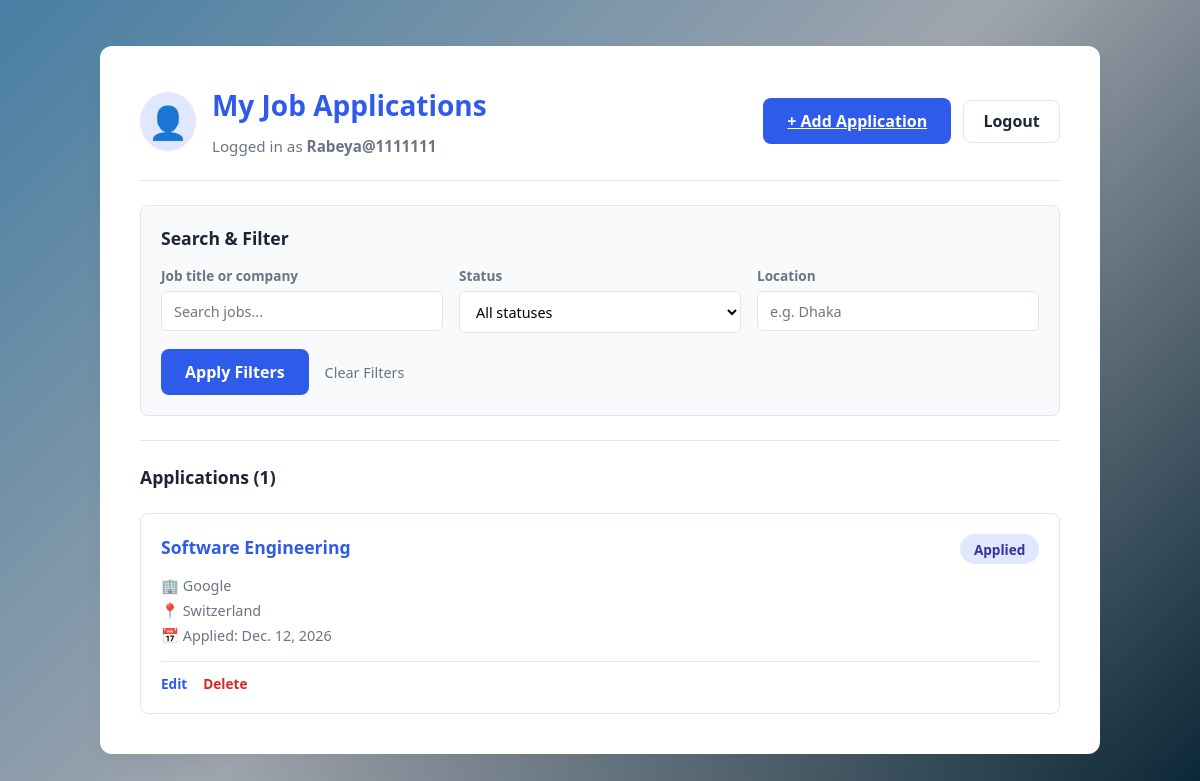
Page /applications/ (signed in) on the earlier database version.
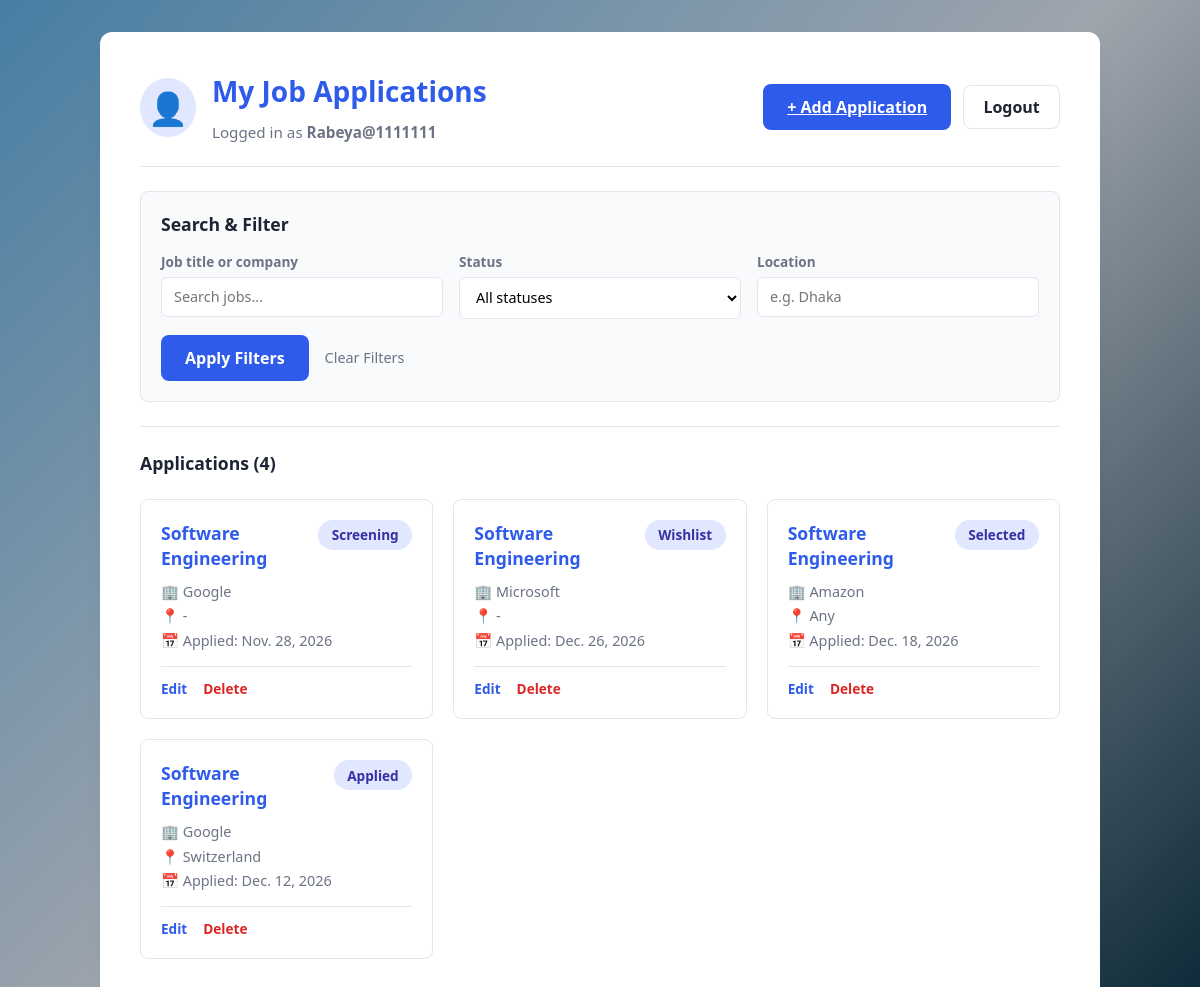
Same page on the later database version.
### jobs/models.py (models this page shows, shortened)
class JobApplication(models.Model):
    STATUS_CHOICES = [
        ('wishlist', 'Wishlist'),
        ('applied', 'Applied'),
        ('screening', 'Screening'),
        ('interview', 'Interview'),
        ('selected', 'Selected'),
        ('rejected', 'Rejected'),
    ]
    user = models.ForeignKey(
        User,
        on_delete=models.CASCADE,
        related_name='job_applications'
    )
    job_title = models.CharField(max_length=200)
    company_name = models.CharField(max_length=200)
    job_description = models.TextField(blank=True)
    location = models.CharField(max_length=200, blank=True)
    salary = models.CharField(max_length=100, blank=True)
    job_url = models.URLField(blank=True)
    application_date = models.DateField()
    status = models.CharField(
        max_length=20,
        choices=STATUS_CHOICES,
        default='wishlist'
    )
    notes = models.TextField(blank=True)
    created_at = models.DateTimeField(auto_now_add=True)
    updated_at = models.DateTimeField(auto_now=True)

### jobs/views.py (the view)
# urls.py: path('applications/', views.application_list, name='application_list'),
@login_required
def application_list(request):
    applications = JobApplication.objects.filter(
        user=request.user
    ).order_by('-created_at')
    query = request.GET.get('q', '').strip()
    status = request.GET.get('status', '').strip()
    location = request.GET.get('location', '').strip()
    if query:
        applications = applications.filter(
            models.Q(job_title__icontains=query)
            | models.Q(company_name__icontains=query)
        )
    if status:
        applications = applications.filter(status=status)
    if location:
        applications = applications.filter(
            location__icontains=location
        )
    context = {
        'applications': applications,
        'query': query,
        'selected_status': status,
        'location_query': location,
        'status_choices': JobApplication.STATUS_CHOICES,
    }
    return render(
        request,
        'jobs/application_list.html',
        context
    )

### jobs/templates/jobs/application_list.html (shortened to what the changed rows need)
<!DOCTYPE html>
<html lang="en">
<head>
    {% load static %}
    <link rel="stylesheet" href="{% static 'jobs/style.css' %}">
</head>
<body class="bg-container">
    <div class="card-container dashboard-card">
        <header class="dashboard-header">
            <div class="user-welcome">
                <div>
                    <h1 class="main-title">My Job Applications</h1>
                </div>
            </div>
        </header>
        <section class="filter-section">
            <h2 class="section-subtitle">Search & Filter</h2>
        </section>
        <section class="applications-section">
            <div class="section-header-row">
                <h2 class="section-subtitle">Applications ({{ applications|length }})</h2>
            </div>
            {% if applications %}
                <div class="applications-grid">
                    {% for application in applications %}
                        <article class="job-card-item">
                            <div class="job-card-top">
                                <h3>
                                    <a href="{% url 'application_detail' application.pk %}" class="job-card-title">
                                        {{ application.job_title }}
                                    </a>
                                </h3>
                                <span class="status-badge status-{{ application.status|slugify }}">
                                    {{ application.get_status_display }}
                                </span>
                            </div>
                            <div class="job-card-body">
                                <p class="company">🏢 {{ application.company_name }}</p>
                                <p class="location">📍 {{ application.location|default:"Location not specified" }}</p>
                                <p class="date">📅 Applied: {{ application.application_date }}</p>
                            </div>
                            <div class="job-card-footer">
                                <a href="{% url 'application_update' application.pk %}" class="card-action-link edit">
                                    Edit
                                </a>
                                <a href="{% url 'application_delete' application.pk %}" class="card-action-link delete">
                                    Delete
                                </a>
                            </div>
                        </article>
                    {% endfor %}
                </div>
            {% else %}
                <div class="empty-state">
                    <p class="empty-icon">📂</p>
                    <p class="empty-title">No matching applications found.</p>
                    <p class="empty-subtitle">Try changing your search keywords or clear your filters.</p>
                </div>
            {% endif %}
        </section>
    </div>
</body>
</html>

Differences in the rows shown:
added JobApplication: job_title "Software Engineering", status "Screening", company_name "Google", location "-", application_date "Nov. 28, 2026"
added JobApplication: job_title "Software Engineering", status "Wishlist", company_name "Microsoft", location "-", application_date "Dec. 26, 2026"
added JobApplication: job_title "Software Engineering", status "Selected", company_name "Amazon", location "Any", application_date "Dec. 18, 2026"
Other differences:
{{ applications|length }}: "1" → "4"
